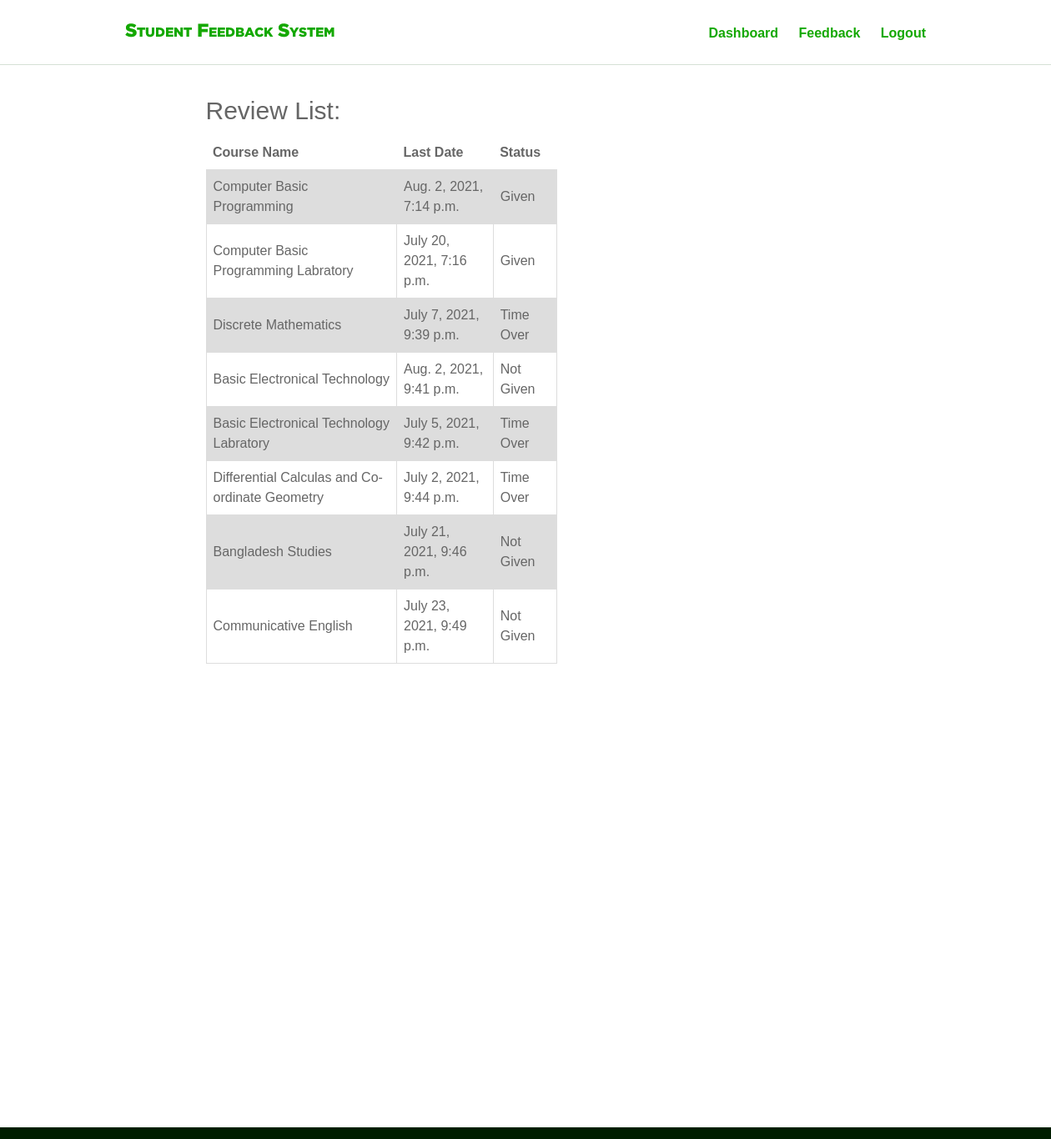
The page /feedback/ (signed in) on the database its author committed.
### main/models.py (models this page shows, shortened)
class ReviewSet(models.Model):
    name = models.CharField(max_length=200, blank=True)
    semester = models.ForeignKey(Semester, default="", on_delete=models.CASCADE)
    teacher = models.ForeignKey(Teacher, default="", on_delete=models.CASCADE)
    dept = models.ForeignKey(Dept, default="", on_delete=models.CASCADE)
    subject = models.ForeignKey(Subject, default="", on_delete=models.CASCADE)
    question = models.ManyToManyField(Question)
    created = models.DateTimeField(default=datetime.now)
    endtime = models.DateTimeField( blank=True,null=True)
    stop = models.BooleanField(default=False)

class Subject(models.Model):
    name = models.CharField(max_length=250, blank=False)
    dept = models.ForeignKey(Dept, on_delete=models.CASCADE)
    subcode = models.CharField(max_length=50, unique=True)
    class Meta:
        ordering = ['subcode']
    def __str__(self):
        return self.name

### account/views.py (the view, shortened to what this page needs)
# urls.py: url(r'^feedback/$',views.feedback, name = "feedback"),
@login_required(login_url = '/login/')
def feedback(request):
    user = request.user
    students = StudentProfile.objects.filter(user=user)
    teachers = Teacher.objects.filter(user=user)
    if students:
        student = get_object_or_404(StudentProfile, user=user)
        subjects = SemesterSubject.objects.filter(semester=student.year_semester)
        reviews = ReviewSet.objects.filter(semester = student.year_semester, dept=student.dept)
        list = []
        for rev in reviews:
            now = datetime.utcnow().replace(tzinfo=utc)
            given = Review.objects.filter(reviewfor=rev, user=user)
            if given:
                list.append('Given')
            elif rev.endtime < now:
                list.append('Time Over')
            else:
                list.append('Not Given')
        reviewslist = zip(reviews, list)
        context = {
            'stuprofile' : student,
            'user' : user,
            'subjects' : subjects,
            'reviewslist' : reviewslist,
        }
        return render(request, 'feedback.html', context)
    elif user.is_staff:
        return render(request, 'admindashboard.html')
    else:
        return render(request, 'usernotgivenrole.html')

### templates/feedback.html
{% extends 'master.html' %}
{% load static %}
{% block body %}
{% include 'navbar.html' %}
<section id="hero_area">
    <div class="inner_hero container">
      <h4>Review List:</h4>
        <table>
            <tr>
                <th>Course Name</th>
                <th>Last Date</th>
                <th>Status</th>
            </tr>
            {% for i, status in reviewslist %}
            <tr>
                <td><a href="{% url 'submitanswer' pk=i.id %}"> {{ i.subject }}</a></td>
                <td>{{ i.endtime }}</td>
                <td>{{ status }}</td>
            </tr>
            {% endfor %}
        </table>
    </div>
</section>
{% endblock %}

### static/css/style.css (style rules this page uses)
html { position: relative; min-height: 100%; }
body { color: #666666; font-family: Georgia, sans-serif; font-size: 16px; line-height: 1.5em; margin: 0; margin-bottom: 170px; }
.container { margin: 0 auto; max-width: 960px; width: 96%; }
#hero_area { background: #fff; margin: 40px; padding: 0; }
.inner_hero { overflow: visible; display: block; width: 65%; }
.inner_hero h4 { color: #666666; font-size: 30px; line-height: 1em; font-weight: normal; margin-bottom: 15px; }
.inner_hero table { border-collapse: collapse; width: 55%; }
.inner_hero td, th { border: 1px solid #dddddd; text-align: left; padding: 8px; }
.inner_hero tr:nth-child(even) { background-color: #dddddd; }
.inner_hero table td a { text-decoration: none; color: #666666; }
.inner_feedback td, th { border: 1px solid #dddddd; text-align: left; padding: 8px; }
.inner_feedbackstatistics td, th { border: none; text-align: left; padding: 8px; }

### rows shown on the page
ReviewSet: subject "Computer Basic Programming", endtime "Aug. 2, 2021, 7:14 p.m.", status "Given"
ReviewSet: subject "Computer Basic Programming Labratory", endtime "July 20, 2021, 7:16 p.m.", status "Given"
ReviewSet: subject "Discrete Mathematics", endtime "July 7, 2021, 9:39 p.m.", status "Time Over"
ReviewSet: subject "Basic Electronical Technology", endtime "Aug. 2, 2021, 9:41 p.m.", status "Not Given"
ReviewSet: subject "Basic Electronical Technology Labratory", endtime "July 5, 2021, 9:42 p.m.", status "Time Over"
ReviewSet: subject "Differential Calculas and Co-ordinate Geometry", endtime "July 2, 2021, 9:44 p.m.", status "Time Over"
ReviewSet: subject "Bangladesh Studies", endtime "July 21, 2021, 9:46 p.m.", status "Not Given"
ReviewSet: subject "Communicative English", endtime "July 23, 2021, 9:49 p.m.", status "Not Given"
